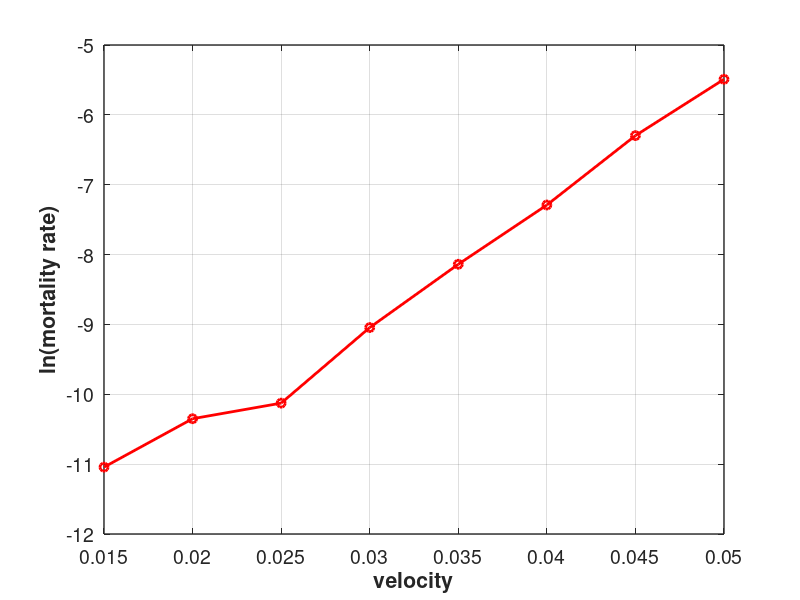
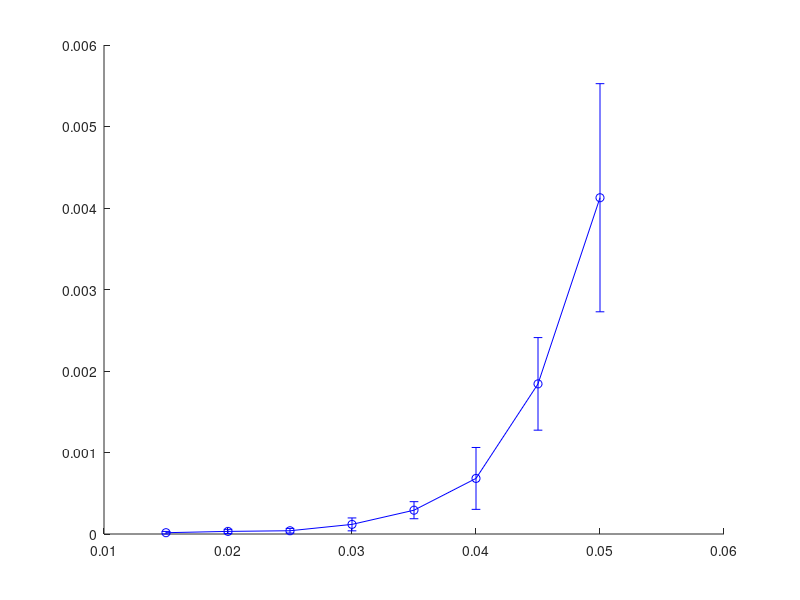

Reproduce these figures in MATLAB, in order. (Note: this script raises an error after producing the figures.)
num_trial = 8;

peak_infected = zeros(1,num_trial);
peak_infected_std = zeros(1,num_trial);
death_200d = zeros(1,num_trial);
death_200d_std = zeros(1,num_trial);
peak_infected_ratio = zeros(1,num_trial);
peak_infected_std_ratio = zeros(1,num_trial);
death_200d_ratio = zeros(1,num_trial);
death_200d_std_ratio = zeros(1,num_trial);

x_cord  = 1;
load 50000_0.015.mat
peak_infected(:,x_cord ) = mean(max(tot_infected_n));
peak_infected_std(:,x_cord ) = std(max(tot_infected_n));
death_200d(:,x_cord ) = mean(tot_dead_n(floor(num_iter),:));
death_200d_std(:,x_cord ) = std(tot_dead_n(floor(num_iter),:));
peak_infected_ratio(:,x_cord ) = peak_infected(:,x_cord ) / num_population;
peak_infected_std_ratio(:,x_cord ) = peak_infected_std(:,x_cord ) / num_population;
death_200d_ratio(:,x_cord ) = death_200d(:,x_cord ) / num_population;
death_200d_std_ratio(:,x_cord ) = death_200d_std(:,x_cord ) / num_population;

x_cord  = x_cord  + 1;
load 50000_0.020.mat
peak_infected(:,x_cord ) = mean(max(tot_infected_n));
peak_infected_std(:,x_cord ) = std(max(tot_infected_n));
death_200d(:,x_cord ) = mean(tot_dead_n(floor(num_iter),:));
death_200d_std(:,x_cord ) = std(tot_dead_n(floor(num_iter),:));
peak_infected_ratio(:,x_cord ) = peak_infected(:,x_cord ) / num_population;
peak_infected_std_ratio(:,x_cord ) = peak_infected_std(:,x_cord ) / num_population;
death_200d_ratio(:,x_cord ) = death_200d(:,x_cord ) / num_population;
death_200d_std_ratio(:,x_cord ) = death_200d_std(:,x_cord ) / num_population;

x_cord   = x_cord  + 1;
load 50000_0.025.mat
peak_infected(:,x_cord ) = mean(max(tot_infected_n));
peak_infected_std(:,x_cord ) = std(max(tot_infected_n));
death_200d(:,x_cord ) = mean(tot_dead_n(floor(num_iter),:));
death_200d_std(:,x_cord ) = std(tot_dead_n(floor(num_iter),:));
peak_infected_ratio(:,x_cord ) = peak_infected(:,x_cord ) / num_population;
peak_infected_std_ratio(:,x_cord ) = peak_infected_std(:,x_cord ) / num_population;
death_200d_ratio(:,x_cord ) = death_200d(:,x_cord ) / num_population;
death_200d_std_ratio(:,x_cord ) = death_200d_std(:,x_cord ) / num_population;

x_cord   = x_cord  + 1;
load 50000_0.030.mat
peak_infected(:,x_cord ) = mean(max(tot_infected_n));
peak_infected_std(:,x_cord ) = std(max(tot_infected_n));
death_200d(:,x_cord ) = mean(tot_dead_n(floor(num_iter),:));
death_200d_std(:,x_cord ) = std(tot_dead_n(floor(num_iter),:));
peak_infected_ratio(:,x_cord ) = peak_infected(:,x_cord ) / num_population;
peak_infected_std_ratio(:,x_cord ) = peak_infected_std(:,x_cord ) / num_population;
death_200d_ratio(:,x_cord ) = death_200d(:,x_cord ) / num_population;
death_200d_std_ratio(:,x_cord ) = death_200d_std(:,x_cord ) / num_population;

x_cord   = x_cord  + 1;
load 50000_0.035.mat
peak_infected(:,x_cord ) = mean(max(tot_infected_n));
peak_infected_std(:,x_cord ) = std(max(tot_infected_n));
death_200d(:,x_cord ) = mean(tot_dead_n(floor(num_iter),:));
death_200d_std(:,x_cord ) = std(tot_dead_n(floor(num_iter),:));
peak_infected_ratio(:,x_cord ) = peak_infected(:,x_cord ) / num_population;
peak_infected_std_ratio(:,x_cord ) = peak_infected_std(:,x_cord ) / num_population;
death_200d_ratio(:,x_cord ) = death_200d(:,x_cord ) / num_population;
death_200d_std_ratio(:,x_cord ) = death_200d_std(:,x_cord ) / num_population;

x_cord   = x_cord  + 1;
load 50000_0.040.mat
peak_infected(:,x_cord ) = mean(max(tot_infected_n));
peak_infected_std(:,x_cord ) = std(max(tot_infected_n));
death_200d(:,x_cord ) = mean(tot_dead_n(floor(num_iter),:));
death_200d_std(:,x_cord ) = std(tot_dead_n(floor(num_iter),:));
peak_infected_ratio(:,x_cord ) = peak_infected(:,x_cord ) / num_population;
peak_infected_std_ratio(:,x_cord ) = peak_infected_std(:,x_cord ) / num_population;
death_200d_ratio(:,x_cord ) = death_200d(:,x_cord ) / num_population;
death_200d_std_ratio(:,x_cord ) = death_200d_std(:,x_cord ) / num_population;

x_cord   = x_cord  + 1;
load 50000_0.045.mat
peak_infected(:,x_cord ) = mean(max(tot_infected_n));
peak_infected_std(:,x_cord ) = std(max(tot_infected_n));
death_200d(:,x_cord ) = mean(tot_dead_n(floor(num_iter),:));
death_200d_std(:,x_cord ) = std(tot_dead_n(floor(num_iter),:));
peak_infected_ratio(:,x_cord ) = peak_infected(:,x_cord ) / num_population;
peak_infected_std_ratio(:,x_cord ) = peak_infected_std(:,x_cord ) / num_population;
death_200d_ratio(:,x_cord ) = death_200d(:,x_cord ) / num_population;
death_200d_std_ratio(:,x_cord ) = death_200d_std(:,x_cord ) / num_population;

x_cord   = x_cord  + 1;
load 50000_0.050.mat
peak_infected(:,x_cord ) = mean(max(tot_infected_n));
peak_infected_std(:,x_cord ) = std(max(tot_infected_n));
death_200d(:,x_cord ) = mean(tot_dead_n(floor(num_iter),:));
death_200d_std(:,x_cord ) = std(tot_dead_n(floor(num_iter),:));
peak_infected_ratio(:,x_cord ) = peak_infected(:,x_cord ) / num_population;
peak_infected_std_ratio(:,x_cord ) = peak_infected_std(:,x_cord ) / num_population;
death_200d_ratio(:,x_cord ) = death_200d(:,x_cord ) / num_population;
death_200d_std_ratio(:,x_cord ) = death_200d_std(:,x_cord ) / num_population;

velocity = [0.015, 0.020, 0.025, 0.030, 0.035, 0.040, 0.045, 0.050];

% log function
log_death_200d_ratio = log(death_200d_ratio);
log_peak_infected_ratio = log(peak_infected_ratio);

plot(velocity, log_death_200d_ratio, 'r-o','LineWidth',2);
xlabel('velocity','FontSize',14,'FontWeight','bold')
ylabel('ln(mortality rate)','FontSize',14,'FontWeight','bold')
set(gca,'FontSize',14,'LineWidth',1)
grid on

figure()
errorbar(velocity, death_200d_ratio, death_200d_std_ratio, 'b-o','LineWidth',2)
xlabel('velocity','FontSize',14,'FontWeight','bold')
ylabel('mortality rate','FontSize',14,'FontWeight','bold')
set(gca,'FontSize',14,'LineWidth',1)
grid on


figure()
plot(velocity, log_peak_infected_ratio, 'r-o','LineWidth',2);
xlabel('velocity','FontSize',14,'FontWeight','bold')
ylabel('ln(infection peak)','FontSize',14,'FontWeight','bold')
set(gca,'FontSize',14,'LineWidth',1,'FontSize',14,'FontWeight','bold')
grid on

figure()
errorbar(velocity, peak_infected_ratio, peak_infected_std_ratio, 'b-o','LineWidth',2)
xlabel('velocity','FontSize',14,'FontWeight','bold')
ylabel('infection peak','FontSize',14,'FontWeight','bold')
set(gca,'FontSize',14,'LineWidth',1)
grid on